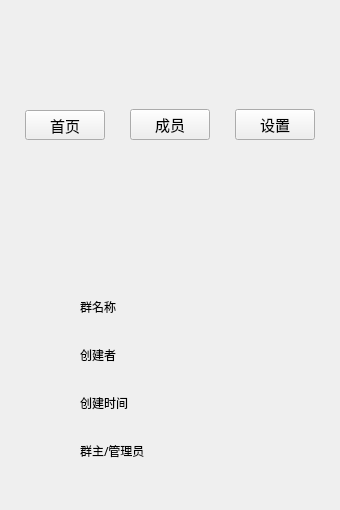
<?xml version="1.0" encoding="UTF-8"?>
<ui version="4.0">
 <class>GroupProfileWidget</class>
 <widget class="QWidget" name="GroupProfileWidget">
  <property name="geometry">
   <rect>
    <x>0</x>
    <y>0</y>
    <width>340</width>
    <height>510</height>
   </rect>
  </property>
  <property name="sizePolicy">
   <sizepolicy hsizetype="Fixed" vsizetype="Expanding">
    <horstretch>0</horstretch>
    <verstretch>0</verstretch>
   </sizepolicy>
  </property>
  <property name="minimumSize">
   <size>
    <width>340</width>
    <height>510</height>
   </size>
  </property>
  <property name="windowTitle">
   <string>GroupProfileWidget</string>
  </property>
  <layout class="QVBoxLayout" name="verticalLayout">
   <property name="spacing">
    <number>0</number>
   </property>
   <property name="leftMargin">
    <number>0</number>
   </property>
   <property name="topMargin">
    <number>0</number>
   </property>
   <property name="rightMargin">
    <number>0</number>
   </property>
   <property name="bottomMargin">
    <number>0</number>
   </property>
   <item>
    <widget class="QWidget" name="widget" native="true">
     <property name="minimumSize">
      <size>
       <width>0</width>
       <height>100</height>
      </size>
     </property>
     <property name="maximumSize">
      <size>
       <width>16777215</width>
       <height>100</height>
      </size>
     </property>
     <layout class="QHBoxLayout" name="horizontalLayout_7">
      <property name="spacing">
       <number>0</number>
      </property>
      <property name="leftMargin">
       <number>20</number>
      </property>
      <property name="topMargin">
       <number>20</number>
      </property>
      <property name="rightMargin">
       <number>20</number>
      </property>
      <property name="bottomMargin">
       <number>20</number>
      </property>
      <item>
       <layout class="QVBoxLayout" name="verticalLayout_2">
        <property name="spacing">
         <number>0</number>
        </property>
        <item>
         <widget class="QLabel" name="groupLabel">
          <property name="font">
           <font>
            <family>微软雅黑</family>
            <pointsize>16</pointsize>
            <weight>50</weight>
            <bold>false</bold>
           </font>
          </property>
          <property name="text">
           <string/>
          </property>
          <property name="alignment">
           <set>Qt::AlignCenter</set>
          </property>
         </widget>
        </item>
        <item>
         <widget class="QLabel" name="numberLabel">
          <property name="font">
           <font>
            <family>微软雅黑</family>
            <pointsize>10</pointsize>
            <weight>50</weight>
            <bold>false</bold>
           </font>
          </property>
          <property name="text">
           <string/>
          </property>
          <property name="alignment">
           <set>Qt::AlignCenter</set>
          </property>
         </widget>
        </item>
       </layout>
      </item>
     </layout>
    </widget>
   </item>
   <item>
    <widget class="QWidget" name="widget_2" native="true">
     <property name="minimumSize">
      <size>
       <width>0</width>
       <height>50</height>
      </size>
     </property>
     <property name="maximumSize">
      <size>
       <width>16777215</width>
       <height>50</height>
      </size>
     </property>
     <layout class="QHBoxLayout" name="horizontalLayout_6">
      <property name="spacing">
       <number>25</number>
      </property>
      <property name="leftMargin">
       <number>0</number>
      </property>
      <property name="topMargin">
       <number>0</number>
      </property>
      <property name="rightMargin">
       <number>0</number>
      </property>
      <property name="bottomMargin">
       <number>0</number>
      </property>
      <item>
       <spacer name="horizontalSpacer">
        <property name="orientation">
         <enum>Qt::Horizontal</enum>
        </property>
        <property name="sizeHint" stdset="0">
         <size>
          <width>72</width>
          <height>20</height>
         </size>
        </property>
       </spacer>
      </item>
      <item>
       <widget class="QPushButton" name="indexBtn">
        <property name="minimumSize">
         <size>
          <width>0</width>
          <height>30</height>
         </size>
        </property>
        <property name="maximumSize">
         <size>
          <width>16777215</width>
          <height>30</height>
         </size>
        </property>
        <property name="font">
         <font>
          <family>微软雅黑</family>
          <pointsize>11</pointsize>
          <weight>50</weight>
          <bold>false</bold>
         </font>
        </property>
        <property name="text">
         <string>首页</string>
        </property>
        <property name="checkable">
         <bool>true</bool>
        </property>
       </widget>
      </item>
      <item>
       <widget class="QPushButton" name="memberBtn">
        <property name="minimumSize">
         <size>
          <width>0</width>
          <height>30</height>
         </size>
        </property>
        <property name="font">
         <font>
          <family>微软雅黑</family>
          <pointsize>11</pointsize>
          <weight>50</weight>
          <bold>false</bold>
         </font>
        </property>
        <property name="text">
         <string>成员</string>
        </property>
        <property name="checkable">
         <bool>true</bool>
        </property>
       </widget>
      </item>
      <item>
       <widget class="QPushButton" name="settingsBtn">
        <property name="minimumSize">
         <size>
          <width>0</width>
          <height>30</height>
         </size>
        </property>
        <property name="font">
         <font>
          <family>微软雅黑</family>
          <pointsize>11</pointsize>
          <weight>50</weight>
          <bold>false</bold>
         </font>
        </property>
        <property name="text">
         <string>设置</string>
        </property>
        <property name="checkable">
         <bool>true</bool>
        </property>
       </widget>
      </item>
      <item>
       <spacer name="horizontalSpacer_2">
        <property name="orientation">
         <enum>Qt::Horizontal</enum>
        </property>
        <property name="sizeHint" stdset="0">
         <size>
          <width>72</width>
          <height>20</height>
         </size>
        </property>
       </spacer>
      </item>
     </layout>
    </widget>
   </item>
   <item>
    <widget class="QStackedWidget" name="stackedWidget">
     <widget class="QWidget" name="page1">
      <layout class="QVBoxLayout" name="verticalLayout_3">
       <property name="spacing">
        <number>30</number>
       </property>
       <property name="leftMargin">
        <number>80</number>
       </property>
       <property name="topMargin">
        <number>0</number>
       </property>
       <property name="rightMargin">
        <number>20</number>
       </property>
       <property name="bottomMargin">
        <number>20</number>
       </property>
       <item>
        <spacer name="verticalSpacer">
         <property name="orientation">
          <enum>Qt::Vertical</enum>
         </property>
         <property name="sizeHint" stdset="0">
          <size>
           <width>20</width>
           <height>40</height>
          </size>
         </property>
        </spacer>
       </item>
       <item>
        <layout class="QHBoxLayout" name="horizontalLayout">
         <item>
          <widget class="QLabel" name="label_3">
           <property name="sizePolicy">
            <sizepolicy hsizetype="Expanding" vsizetype="Preferred">
             <horstretch>0</horstretch>
             <verstretch>0</verstretch>
            </sizepolicy>
           </property>
           <property name="maximumSize">
            <size>
             <width>70</width>
             <height>16777215</height>
            </size>
           </property>
           <property name="font">
            <font>
             <family>微软雅黑</family>
             <weight>50</weight>
             <bold>false</bold>
            </font>
           </property>
           <property name="text">
            <string>群名称</string>
           </property>
          </widget>
         </item>
         <item>
          <widget class="QLabel" name="nameLabel">
           <property name="font">
            <font>
             <family>微软雅黑</family>
             <weight>50</weight>
             <bold>false</bold>
            </font>
           </property>
           <property name="text">
            <string/>
           </property>
          </widget>
         </item>
        </layout>
       </item>
       <item>
        <layout class="QHBoxLayout" name="horizontalLayout_5">
         <item>
          <widget class="QLabel" name="label1">
           <property name="sizePolicy">
            <sizepolicy hsizetype="Expanding" vsizetype="Preferred">
             <horstretch>0</horstretch>
             <verstretch>0</verstretch>
            </sizepolicy>
           </property>
           <property name="maximumSize">
            <size>
             <width>70</width>
             <height>16777215</height>
            </size>
           </property>
           <property name="font">
            <font>
             <family>微软雅黑</family>
            </font>
           </property>
           <property name="text">
            <string>创建者</string>
           </property>
          </widget>
         </item>
         <item>
          <widget class="QLabel" name="createrLabel">
           <property name="font">
            <font>
             <family>微软雅黑</family>
            </font>
           </property>
           <property name="text">
            <string/>
           </property>
          </widget>
         </item>
        </layout>
       </item>
       <item>
        <layout class="QHBoxLayout" name="horizontalLayout_2">
         <item>
          <widget class="QLabel" name="label_7">
           <property name="sizePolicy">
            <sizepolicy hsizetype="Expanding" vsizetype="Preferred">
             <horstretch>0</horstretch>
             <verstretch>0</verstretch>
            </sizepolicy>
           </property>
           <property name="maximumSize">
            <size>
             <width>70</width>
             <height>16777215</height>
            </size>
           </property>
           <property name="font">
            <font>
             <family>微软雅黑</family>
             <weight>50</weight>
             <bold>false</bold>
            </font>
           </property>
           <property name="text">
            <string>创建时间</string>
           </property>
          </widget>
         </item>
         <item>
          <widget class="QLabel" name="timeLabel">
           <property name="font">
            <font>
             <family>微软雅黑</family>
             <weight>50</weight>
             <bold>false</bold>
            </font>
           </property>
           <property name="text">
            <string/>
           </property>
          </widget>
         </item>
        </layout>
       </item>
       <item>
        <layout class="QHBoxLayout" name="horizontalLayout_3">
         <item>
          <widget class="QLabel" name="label_5">
           <property name="sizePolicy">
            <sizepolicy hsizetype="Expanding" vsizetype="Preferred">
             <horstretch>0</horstretch>
             <verstretch>0</verstretch>
            </sizepolicy>
           </property>
           <property name="maximumSize">
            <size>
             <width>70</width>
             <height>16777215</height>
            </size>
           </property>
           <property name="font">
            <font>
             <family>微软雅黑</family>
             <weight>50</weight>
             <bold>false</bold>
            </font>
           </property>
           <property name="text">
            <string>群主/管理员</string>
           </property>
          </widget>
         </item>
         <item>
          <widget class="QLabel" name="phoneLabel">
           <property name="font">
            <font>
             <family>微软雅黑</family>
             <weight>50</weight>
             <bold>false</bold>
            </font>
           </property>
           <property name="text">
            <string/>
           </property>
          </widget>
         </item>
        </layout>
       </item>
       <item>
        <widget class="QWidget" name="widget_3" native="true">
         <layout class="QHBoxLayout" name="horizontalLayout_4">
          <property name="spacing">
           <number>0</number>
          </property>
          <property name="leftMargin">
           <number>0</number>
          </property>
          <property name="topMargin">
           <number>0</number>
          </property>
          <property name="rightMargin">
           <number>0</number>
          </property>
          <property name="bottomMargin">
           <number>0</number>
          </property>
         </layout>
        </widget>
       </item>
      </layout>
     </widget>
    </widget>
   </item>
  </layout>
 </widget>
 <layoutdefault spacing="6" margin="11"/>
 <resources>
  <include location="../OpenPlanet/openplanet.qrc"/>
 </resources>
 <connections/>
</ui>
